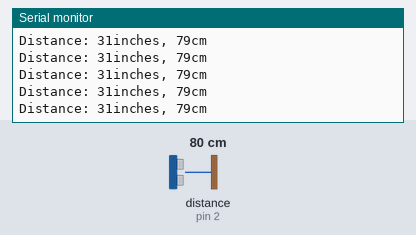
The sketch below on a simulated Arduino Uno, built with avr-gcc and run on an emulated ATmega328P. Shown: the last lines printed to the serial monitor. Wiring (inferred from the names in the program): ultrasonic range finder: trigger pin 4; echo pin 2. The test bench sets the inputs (shaded band); at power-on: distance to the obstacle (sensor on pin 2) 80 cm. The echo pulse lasts 58.3 µs per cm.

Above: at 1.2 s.
1.3 s: distance to the obstacle (sensor on pin 2) set to 2 cm
At 1.72 s:
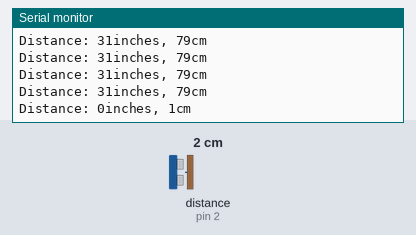
4.3 s: distance to the obstacle (sensor on pin 2) set to 4 cm
At 4.48 s:
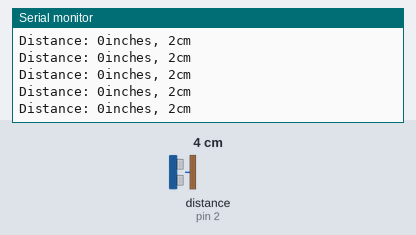
5.8 s: distance to the obstacle (sensor on pin 2) set to 299 cm
At 6.01 s:
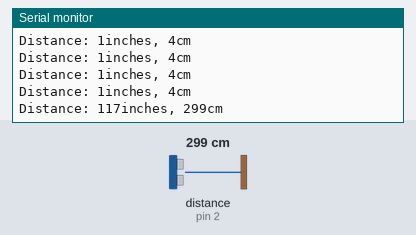
8.8 s: distance to the obstacle (sensor on pin 2) set to 9 cm
At 8.95 s:
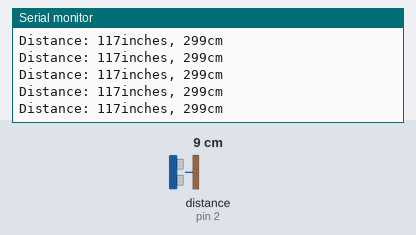
Timing chart, 0 to 11.8 s (numbered marks = the images above; inputs shaded):
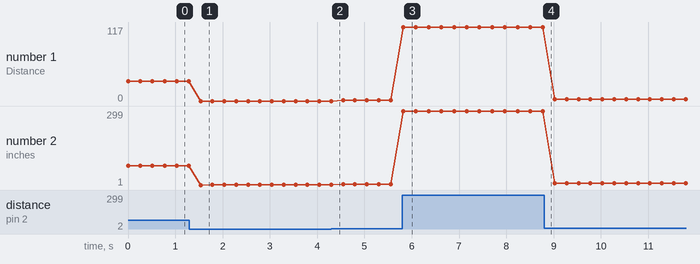

The sketch:

ObjectDistance.ino
```cpp
int trigPin = 4;
int echoPin = 2;
long duration, cm, inches;

void setup() {
  Serial.begin (9600);
  pinMode(trigPin, OUTPUT);
  pinMode(echoPin, INPUT);
}

void loop()
{

  digitalWrite(trigPin, LOW);
  delayMicroseconds(5);
  digitalWrite(trigPin, HIGH);
  delayMicroseconds(10);
  digitalWrite(trigPin, LOW);

  duration = pulseIn(echoPin, HIGH);

  cm = (duration/2) / 29.1;
  inches = (duration/2) / 74;
  Serial.print("Distance: ");
  Serial.print(inches);
  Serial.print("inches, ");
  Serial.print(cm);
  Serial.print("cm");
  Serial.println();

  delay(250);
}
```

Measured:
- after the input at 1.3 s, the serial monitor: prints a new line after 0.23 s (image 1)
- after the input at 5.8 s, the serial monitor: prints a new line at once (image 3)
- plotted number 1: 31 → 0 after the input at 1.3 s, 1 → 117 after the input at 5.8 s, 117 → 3 after the input at 8.8 s
- plotted number 2: 79 → 2 after the input at 1.3 s, 2 → 4 after the input at 4.3 s, 4 → 299 after the input at 5.8 s, 299 → 9 after the input at 8.8 s
